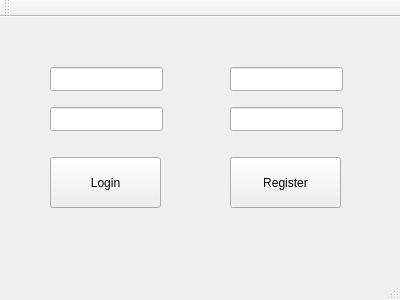
<?xml version="1.0" encoding="UTF-8"?>
<ui version="4.0">
 <class>LoginWindow</class>
 <widget class="QMainWindow" name="LoginWindow">
  <property name="geometry">
   <rect>
    <x>0</x>
    <y>0</y>
    <width>400</width>
    <height>300</height>
   </rect>
  </property>
  <property name="windowTitle">
   <string>Login</string>
  </property>
  <widget class="QWidget" name="centralWidget">
   <widget class="QPushButton" name="ButtonLogin">
    <property name="geometry">
     <rect>
      <x>50</x>
      <y>140</y>
      <width>111</width>
      <height>51</height>
     </rect>
    </property>
    <property name="text">
     <string>Login</string>
    </property>
   </widget>
   <widget class="QLineEdit" name="LineUsername">
    <property name="geometry">
     <rect>
      <x>50</x>
      <y>50</y>
      <width>113</width>
      <height>24</height>
     </rect>
    </property>
   </widget>
   <widget class="QLineEdit" name="LinePassword">
    <property name="geometry">
     <rect>
      <x>50</x>
      <y>90</y>
      <width>113</width>
      <height>24</height>
     </rect>
    </property>
   </widget>
   <widget class="QLineEdit" name="LinePasswordReg">
    <property name="geometry">
     <rect>
      <x>230</x>
      <y>90</y>
      <width>113</width>
      <height>24</height>
     </rect>
    </property>
   </widget>
   <widget class="QLineEdit" name="LineUsernameReg">
    <property name="geometry">
     <rect>
      <x>230</x>
      <y>50</y>
      <width>113</width>
      <height>24</height>
     </rect>
    </property>
   </widget>
   <widget class="QPushButton" name="ButtonRegister">
    <property name="geometry">
     <rect>
      <x>230</x>
      <y>140</y>
      <width>111</width>
      <height>51</height>
     </rect>
    </property>
    <property name="text">
     <string>Register</string>
    </property>
   </widget>
  </widget>
  <widget class="QMenuBar" name="menuBar">
   <property name="geometry">
    <rect>
     <x>0</x>
     <y>0</y>
     <width>400</width>
     <height>22</height>
    </rect>
   </property>
  </widget>
  <widget class="QToolBar" name="mainToolBar">
   <attribute name="toolBarArea">
    <enum>TopToolBarArea</enum>
   </attribute>
   <attribute name="toolBarBreak">
    <bool>false</bool>
   </attribute>
  </widget>
  <widget class="QStatusBar" name="statusBar"/>
 </widget>
 <layoutdefault spacing="6" margin="11"/>
 <resources/>
 <connections/>
</ui>
